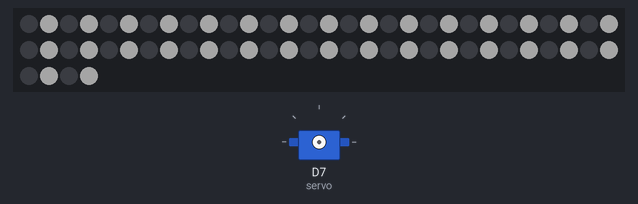
Bench run of a sketch on a simulated ESP8266 (NodeMCU). Shown: 64 RGB LEDs in strip order, left to right, continuing on the next row, servo. Dim RGB values are drawn brighter than linear; WiFi joins after 1.5 s; servers stay silent unless stated; network time is answered at once with the bench clock; the local clock reads 2024-03-15 10:24:30 at power-on unless the sketch sets it; what the sketch prints to the serial monitor is not drawn.

Above: at 1.73 s.
At 9.87 s:
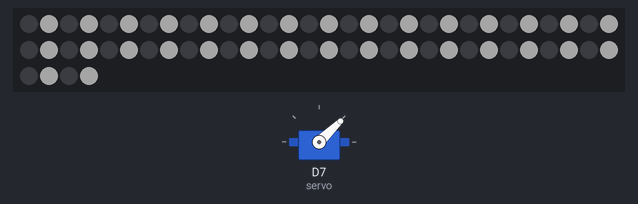
At 18.75 s:
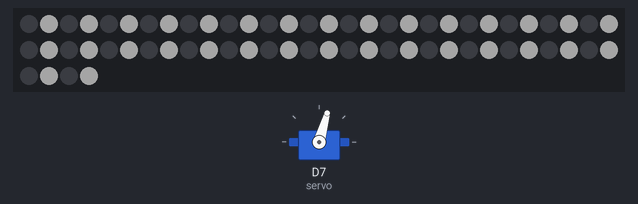
At 35.8 s:
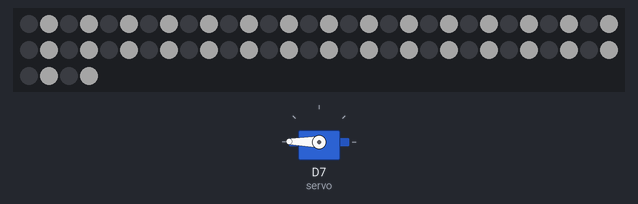
Timing chart, 0 to 40.0 s (numbered marks = the images above):
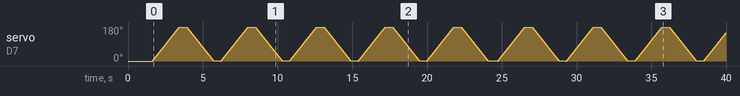

The sketch:

time_from_internet_servo-feeding.ino
```cpp
//===============
#include <Adafruit_NeoPixel.h>
#ifdef __AVR__
#include <avr/power.h> // Required for 16 MHz Adafruit Trinket
#endif
#define PIN        D6 // On Trinket or Gemma, suggest changing this to 1
#define NUMPIXELS 64 // Popular NeoPixel ring size
Adafruit_NeoPixel pixels(NUMPIXELS, PIN, NEO_GRB + NEO_KHZ800);

#include <NTPClient.h>
// change next line to use with another board/shield
#include <ESP8266WiFi.h>
//#include <WiFi.h> // for WiFi shield
//#include <WiFi101.h> // for WiFi 101 shield or MKR1000
#include <WiFiUdp.h>

#include<Servo.h> //Servo 라이브러리를 추가
Servo servo;      //Servo 클래스로 servo객체 생성
int value = 0;    // 각도를 조절할 변수 value

const char *ssid     = "iptime-home";
const char *password = "js4u2014";
const long utcOffsetInSeconds = 9*3600; //우리나라 표준시 적용하기 위해  GMT+9

WiFiUDP ntpUDP;
NTPClient timeClient(ntpUDP, utcOffsetInSeconds);

//현재 시간을 저장할 변수
int hour;
int minute;
int sec;
int remain_h;
int remain_m;

void setup(){
  Serial.begin(115200);
    WiFi.begin(ssid, password);
  while ( WiFi.status() != WL_CONNECTED ) {
    delay ( 500 );
    Serial.print ( "." );
  }
//  servo.attach(D7);     //servo 서보모터 7번 핀에 연결
                       // 이때 ~ 표시가 있는 PWM을 지원하는 디지털 핀에 연결

//===
  pixels.begin(); // INITIALIZE NeoPixel strip object (REQUIRED)
//===
}

void loop() {
//==
  if (minute%2==0){
    Serial.print(" =LED ON= ");
    pixels.setBrightness(100);
    for(int i=0; i<NUMPIXELS; i++) { // For each pixel...
    int a=0;
    a=i*2+1;
    pixels.setPixelColor(a, pixels.Color(100, 100, 100));
    pixels.show();   // Send the updated pixel colors to the hardware.
//  delay(100);
   }

//=servo=
    servo.attach(D7);     //servo 서보모터 7번 핀에 연결
    servo.write(0); //value값의 각도로 회전. ex) value가 90이라면 90도 회전

      for (int a=0;a<5;a++){
      //for1 시작, 10회 반복

        for (int i=0;i<180;i++){
         servo.write(i);
         delay(10);
        }
        delay(500);
        for (int i=179;i>0;i--){
         servo.write(i);
         delay(10);
        }
        delay(500);

      }

  }
  else{
  servo.detach();
  Serial.print("=LED OFF=");
  pixels.clear();
  pixels.show();
  }
  Serial.println ("");
//  delay(1000);
//==


    update_cur_time();
    Serial.print ( hour);
    Serial.print ( ":" );
    Serial.print (minute);
    Serial.print ( ":" );
    Serial.print (sec);
    Serial.print ("  /  ");

/*
    Serial.print ("다음 공급까지 남은시간(");
    Serial.print (remain_h);
    Serial.print ( ":" );
    Serial.print (remain_m);
    Serial.print (")");
    Serial.println ("");

    value = 0;
    servo.write(value); //value값의 각도로 회전. ex) value가 90이라면 90도 회전
    delay(500);

    for (int i=0;i<180;i++){
    servo.write(i);
    delay(20);
    }
    for (int i=180;i>0;i--){
    servo.write(i);
    delay(20);
    }

  delay(1000);
*/
}

void update_cur_time(){
  timeClient.update();
  time_t cur_time = timeClient.getEpochTime();
  struct tm *ptm = gmtime ((time_t*)&cur_time);
  hour=ptm->tm_hour;
  minute=ptm->tm_min;
  sec=ptm->tm_sec;

/*
//아랫 부분은 고칠 필요가있음 시간곱하기 60 더하기 잔여 분수로 해서 분단위로 구한 후
//나머지 시간을 다시 60으로 나누어 몫과 나머지로 표시하기
  remain_m=60-minute;
  if (remain_m==0){
      remain_h=4-hour%6;
  }else{
      remain_h=3-(hour%6);
  }
*/


}
```

20230927_new-1.ino
```cpp

```
